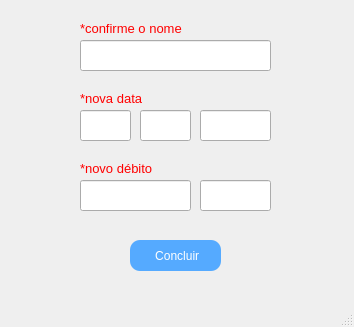
<?xml version="1.0" encoding="UTF-8"?>
<ui version="4.0">
 <class>MainWindow</class>
 <widget class="QMainWindow" name="MainWindow">
  <property name="geometry">
   <rect>
    <x>0</x>
    <y>0</y>
    <width>354</width>
    <height>327</height>
   </rect>
  </property>
  <property name="minimumSize">
   <size>
    <width>354</width>
    <height>327</height>
   </size>
  </property>
  <property name="maximumSize">
   <size>
    <width>354</width>
    <height>327</height>
   </size>
  </property>
  <property name="windowTitle">
   <string>MainWindow</string>
  </property>
  <widget class="QWidget" name="centralwidget">
   <widget class="QLineEdit" name="novonome">
    <property name="geometry">
     <rect>
      <x>80</x>
      <y>40</y>
      <width>191</width>
      <height>31</height>
     </rect>
    </property>
    <property name="font">
     <font>
      <pointsize>10</pointsize>
     </font>
    </property>
    <property name="styleSheet">
     <string notr="true">color: rgb(81, 81, 81);</string>
    </property>
    <property name="text">
     <string/>
    </property>
   </widget>
   <widget class="QLineEdit" name="novovalorreal">
    <property name="geometry">
     <rect>
      <x>80</x>
      <y>180</y>
      <width>111</width>
      <height>31</height>
     </rect>
    </property>
    <property name="font">
     <font>
      <pointsize>10</pointsize>
     </font>
    </property>
    <property name="styleSheet">
     <string notr="true">color: rgb(81, 81, 81);</string>
    </property>
   </widget>
   <widget class="QLabel" name="label">
    <property name="geometry">
     <rect>
      <x>80</x>
      <y>20</y>
      <width>111</width>
      <height>16</height>
     </rect>
    </property>
    <property name="font">
     <font>
      <pointsize>10</pointsize>
     </font>
    </property>
    <property name="styleSheet">
     <string notr="true">color: rgb(255, 0, 0);</string>
    </property>
    <property name="text">
     <string>*confirme o nome</string>
    </property>
   </widget>
   <widget class="QPushButton" name="pushButton">
    <property name="geometry">
     <rect>
      <x>130</x>
      <y>240</y>
      <width>91</width>
      <height>31</height>
     </rect>
    </property>
    <property name="styleSheet">
     <string notr="true">color: rgb(255, 255, 255);
background-color: rgb(85, 170, 255);
border-radius: 10px;
padding: 5px;</string>
    </property>
    <property name="text">
     <string> Concluir</string>
    </property>
    <property name="icon">
     <iconset>
      <normaloff>Imagens/Editar.png</normaloff>Imagens/Editar.png</iconset>
    </property>
    <property name="iconSize">
     <size>
      <width>17</width>
      <height>17</height>
     </size>
    </property>
   </widget>
   <widget class="QLineEdit" name="datadia">
    <property name="geometry">
     <rect>
      <x>80</x>
      <y>110</y>
      <width>51</width>
      <height>31</height>
     </rect>
    </property>
    <property name="font">
     <font>
      <pointsize>10</pointsize>
     </font>
    </property>
    <property name="styleSheet">
     <string notr="true">color: rgb(81, 81, 81);</string>
    </property>
    <property name="text">
     <string/>
    </property>
   </widget>
   <widget class="QLineEdit" name="datames">
    <property name="geometry">
     <rect>
      <x>140</x>
      <y>110</y>
      <width>51</width>
      <height>31</height>
     </rect>
    </property>
    <property name="font">
     <font>
      <pointsize>10</pointsize>
     </font>
    </property>
    <property name="styleSheet">
     <string notr="true">color: rgb(81, 81, 81);</string>
    </property>
   </widget>
   <widget class="QLineEdit" name="dataano">
    <property name="geometry">
     <rect>
      <x>200</x>
      <y>110</y>
      <width>71</width>
      <height>31</height>
     </rect>
    </property>
    <property name="font">
     <font>
      <pointsize>10</pointsize>
     </font>
    </property>
    <property name="styleSheet">
     <string notr="true">color: rgb(81, 81, 81);</string>
    </property>
   </widget>
   <widget class="QLineEdit" name="novovalorcentavo">
    <property name="geometry">
     <rect>
      <x>200</x>
      <y>180</y>
      <width>71</width>
      <height>31</height>
     </rect>
    </property>
    <property name="font">
     <font>
      <pointsize>10</pointsize>
     </font>
    </property>
    <property name="styleSheet">
     <string notr="true">color: rgb(81, 81, 81);
color: rgb(81, 81, 81);</string>
    </property>
   </widget>
   <widget class="QLabel" name="label_4">
    <property name="geometry">
     <rect>
      <x>80</x>
      <y>90</y>
      <width>111</width>
      <height>16</height>
     </rect>
    </property>
    <property name="font">
     <font>
      <pointsize>10</pointsize>
     </font>
    </property>
    <property name="styleSheet">
     <string notr="true">color: rgb(255, 0, 0);</string>
    </property>
    <property name="text">
     <string>*nova data</string>
    </property>
   </widget>
   <widget class="QLabel" name="label_5">
    <property name="geometry">
     <rect>
      <x>80</x>
      <y>160</y>
      <width>111</width>
      <height>16</height>
     </rect>
    </property>
    <property name="font">
     <font>
      <pointsize>10</pointsize>
     </font>
    </property>
    <property name="styleSheet">
     <string notr="true">color: rgb(255, 0, 0);</string>
    </property>
    <property name="text">
     <string>*novo débito</string>
    </property>
   </widget>
  </widget>
  <widget class="QMenuBar" name="menubar">
   <property name="geometry">
    <rect>
     <x>0</x>
     <y>0</y>
     <width>354</width>
     <height>21</height>
    </rect>
   </property>
  </widget>
  <widget class="QStatusBar" name="statusbar"/>
 </widget>
 <resources/>
 <connections/>
</ui>
